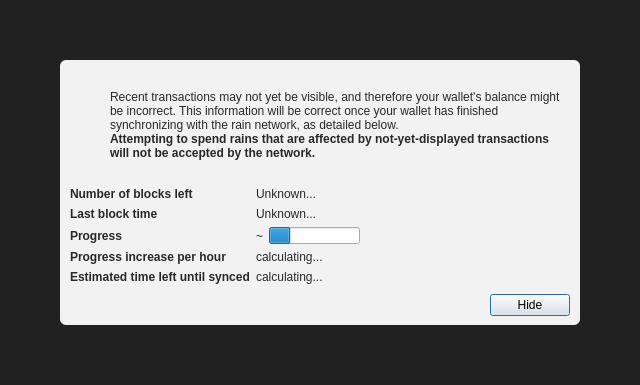
<?xml version="1.0" encoding="UTF-8"?>
<ui version="4.0">
 <class>ModalOverlay</class>
 <widget class="QWidget" name="ModalOverlay">
  <property name="geometry">
   <rect>
    <x>0</x>
    <y>0</y>
    <width>640</width>
    <height>385</height>
   </rect>
  </property>
  <property name="windowTitle">
   <string>Form</string>
  </property>
  <layout class="QVBoxLayout" name="verticalLayout" stretch="0">
   <property name="sizeConstraint">
    <enum>QLayout::SetDefaultConstraint</enum>
   </property>
   <property name="leftMargin">
    <number>0</number>
   </property>
   <property name="topMargin">
    <number>0</number>
   </property>
   <property name="rightMargin">
    <number>0</number>
   </property>
   <property name="bottomMargin">
    <number>0</number>
   </property>
   <item>
    <widget class="QWidget" name="bgWidget" native="true">
     <property name="styleSheet">
      <string notr="true">#bgWidget { background: rgba(0,0,0,220); }</string>
     </property>
     <layout class="QVBoxLayout" name="verticalLayoutMain" stretch="1">
      <property name="leftMargin">
       <number>60</number>
      </property>
      <property name="topMargin">
       <number>60</number>
      </property>
      <property name="rightMargin">
       <number>60</number>
      </property>
      <property name="bottomMargin">
       <number>60</number>
      </property>
      <item>
       <widget class="QWidget" name="contentWidget" native="true">
        <property name="styleSheet">
         <string notr="true">#contentWidget { background: rgba(255,255,255,240); border-radius: 6px; }

QLabel { color: rgb(40,40,40);  }</string>
        </property>
        <layout class="QVBoxLayout" name="verticalLayoutSub" stretch="1,0,0,0">
         <property name="spacing">
          <number>0</number>
         </property>
         <property name="leftMargin">
          <number>10</number>
         </property>
         <property name="topMargin">
          <number>10</number>
         </property>
         <property name="rightMargin">
          <number>10</number>
         </property>
         <property name="bottomMargin">
          <number>10</number>
         </property>
         <item>
          <layout class="QHBoxLayout" name="horizontalLayoutIconText" stretch="0,1">
           <property name="topMargin">
            <number>20</number>
           </property>
           <item>
            <layout class="QVBoxLayout" name="verticalLayoutIcon">
             <property name="leftMargin">
              <number>0</number>
             </property>
             <item>
              <widget class="QPushButton" name="warningIcon">
               <property name="enabled">
                <bool>false</bool>
               </property>
               <property name="text">
                <string/>
               </property>
               <property name="icon">
                <iconset>
                 <normaloff>:/icons/warning</normaloff>
                 <disabledoff>:/icons/warning</disabledoff>:/icons/warning</iconset>
               </property>
               <property name="iconSize">
                <size>
                 <width>48</width>
                 <height>48</height>
                </size>
               </property>
               <property name="flat">
                <bool>true</bool>
               </property>
              </widget>
             </item>
             <item>
              <spacer name="verticalSpacerWarningIcon">
               <property name="orientation">
                <enum>Qt::Vertical</enum>
               </property>
               <property name="sizeHint" stdset="0">
                <size>
                 <width>20</width>
                 <height>40</height>
                </size>
               </property>
              </spacer>
             </item>
            </layout>
           </item>
           <item>
            <layout class="QVBoxLayout" name="verticalLayoutInfoText">
             <property name="leftMargin">
              <number>0</number>
             </property>
             <property name="topMargin">
              <number>0</number>
             </property>
             <item>
              <widget class="QLabel" name="infoText">
               <property name="text">
                <string>Recent transactions may not yet be visible, and therefore your wallet's balance might be incorrect. This information will be correct once your wallet has finished synchronizing with the rain network, as detailed below.</string>
               </property>
               <property name="textFormat">
                <enum>Qt::RichText</enum>
               </property>
               <property name="wordWrap">
                <bool>true</bool>
               </property>
              </widget>
             </item>
             <item>
              <widget class="QLabel" name="infoTextStrong">
               <property name="font">
                <font>
                 <weight>75</weight>
                 <bold>true</bold>
                </font>
               </property>
               <property name="text">
                <string>Attempting to spend rains that are affected by not-yet-displayed transactions will not be accepted by the network.</string>
               </property>
               <property name="textFormat">
                <enum>Qt::RichText</enum>
               </property>
               <property name="wordWrap">
                <bool>true</bool>
               </property>
              </widget>
             </item>
             <item>
              <spacer name="verticalSpacerInTextSpace">
               <property name="orientation">
                <enum>Qt::Vertical</enum>
               </property>
               <property name="sizeHint" stdset="0">
                <size>
                 <width>20</width>
                 <height>40</height>
                </size>
               </property>
              </spacer>
             </item>
            </layout>
           </item>
          </layout>
         </item>
         <item>
          <spacer name="verticalSpacerAfterText">
           <property name="orientation">
            <enum>Qt::Vertical</enum>
           </property>
           <property name="sizeHint" stdset="0">
            <size>
             <width>20</width>
             <height>40</height>
            </size>
           </property>
          </spacer>
         </item>
         <item>
          <layout class="QFormLayout" name="formLayout">
           <property name="fieldGrowthPolicy">
            <enum>QFormLayout::FieldsStayAtSizeHint</enum>
           </property>
           <property name="horizontalSpacing">
            <number>6</number>
           </property>
           <property name="verticalSpacing">
            <number>6</number>
           </property>
           <property name="topMargin">
            <number>10</number>
           </property>
           <item row="0" column="0">
            <widget class="QLabel" name="labelNumberOfBlocksLeft">
             <property name="font">
              <font>
               <weight>75</weight>
               <bold>true</bold>
              </font>
             </property>
             <property name="text">
              <string>Number of blocks left</string>
             </property>
            </widget>
           </item>
           <item row="0" column="1">
            <widget class="QLabel" name="numberOfBlocksLeft">
             <property name="text">
              <string>Unknown...</string>
             </property>
            </widget>
           </item>
           <item row="1" column="0">
            <widget class="QLabel" name="labelLastBlockTime">
             <property name="font">
              <font>
               <weight>75</weight>
               <bold>true</bold>
              </font>
             </property>
             <property name="text">
              <string>Last block time</string>
             </property>
            </widget>
           </item>
           <item row="1" column="1">
            <widget class="QLabel" name="newestBlockDate">
             <property name="sizePolicy">
              <sizepolicy hsizetype="Maximum" vsizetype="Preferred">
               <horstretch>0</horstretch>
               <verstretch>0</verstretch>
              </sizepolicy>
             </property>
             <property name="text">
              <string>Unknown...</string>
             </property>
            </widget>
           </item>
           <item row="2" column="0">
            <widget class="QLabel" name="labelSyncDone">
             <property name="font">
              <font>
               <weight>75</weight>
               <bold>true</bold>
              </font>
             </property>
             <property name="text">
              <string>Progress</string>
             </property>
            </widget>
           </item>
           <item row="2" column="1">
            <layout class="QHBoxLayout" name="horizontalLayoutSync" stretch="0,1">
             <item>
              <widget class="QLabel" name="percentageProgress">
               <property name="text">
                <string notr="true">~</string>
               </property>
              </widget>
             </item>
             <item>
              <widget class="QProgressBar" name="progressBar">
               <property name="value">
                <number>24</number>
               </property>
               <property name="format">
                <string/>
               </property>
              </widget>
             </item>
            </layout>
           </item>
           <item row="4" column="0">
            <widget class="QLabel" name="labelProgressIncrease">
             <property name="font">
              <font>
               <weight>75</weight>
               <bold>true</bold>
              </font>
             </property>
             <property name="text">
              <string>Progress increase per hour</string>
             </property>
            </widget>
           </item>
           <item row="4" column="1">
            <widget class="QLabel" name="progressIncreasePerH">
             <property name="text">
              <string>calculating...</string>
             </property>
            </widget>
           </item>
           <item row="5" column="0">
            <widget class="QLabel" name="labelEstimatedTimeLeft">
             <property name="font">
              <font>
               <weight>75</weight>
               <bold>true</bold>
              </font>
             </property>
             <property name="text">
              <string>Estimated time left until synced</string>
             </property>
            </widget>
           </item>
           <item row="5" column="1">
            <widget class="QLabel" name="expectedTimeLeft">
             <property name="text">
              <string>calculating...</string>
             </property>
            </widget>
           </item>
          </layout>
         </item>
         <item>
          <layout class="QHBoxLayout" name="horizontalLayoutButtons">
           <property name="leftMargin">
            <number>10</number>
           </property>
           <property name="topMargin">
            <number>10</number>
           </property>
           <item>
            <spacer name="horizontalSpacer">
             <property name="orientation">
              <enum>Qt::Horizontal</enum>
             </property>
             <property name="sizeHint" stdset="0">
              <size>
               <width>40</width>
               <height>20</height>
              </size>
             </property>
            </spacer>
           </item>
           <item>
            <widget class="QPushButton" name="closeButton">
             <property name="text">
              <string>Hide</string>
             </property>
             <property name="shortcut">
              <string>Esc</string>
             </property>
             <property name="focusPolicy">
              <enum>Qt::StrongFocus</enum>
             </property>
             <property name="default">
              <bool>true</bool>
             </property>
            </widget>
           </item>
          </layout>
         </item>
        </layout>
       </widget>
      </item>
     </layout>
    </widget>
   </item>
  </layout>
 </widget>
 <resources/>
 <connections/>
</ui>
